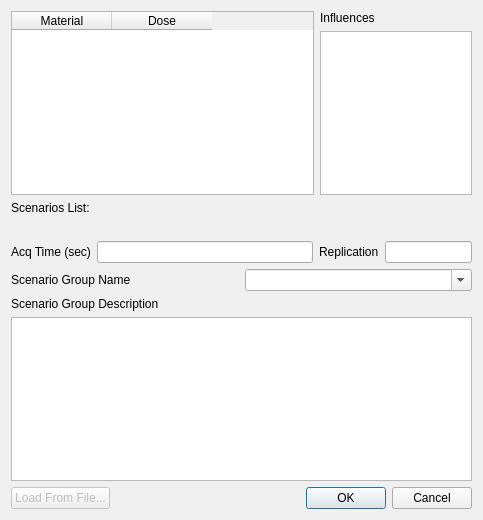
<?xml version="1.0" encoding="UTF-8"?>
<ui version="4.0">
 <class>ScenarioDialog</class>
 <widget class="QDialog" name="ScenarioDialog">
  <property name="geometry">
   <rect>
    <x>0</x>
    <y>0</y>
    <width>483</width>
    <height>520</height>
   </rect>
  </property>
  <property name="windowTitle">
   <string>Scenario Creation</string>
  </property>
  <layout class="QVBoxLayout" name="verticalLayout">
   <item>
    <layout class="QHBoxLayout" name="horizontalLayout" stretch="2,1">
     <item>
      <widget class="QTableWidget" name="tblMaterial">
       <attribute name="verticalHeaderVisible">
        <bool>false</bool>
       </attribute>
       <column>
        <property name="text">
         <string>Material</string>
        </property>
       </column>
       <column>
        <property name="text">
         <string>Dose</string>
        </property>
       </column>
      </widget>
     </item>
     <item>
      <layout class="QVBoxLayout" name="verticalLayout_2">
       <item>
        <widget class="QLabel" name="label_3">
         <property name="text">
          <string>Influences</string>
         </property>
        </widget>
       </item>
       <item>
        <widget class="QListWidget" name="lstInfluences">
         <property name="selectionMode">
          <enum>QAbstractItemView::MultiSelection</enum>
         </property>
        </widget>
       </item>
      </layout>
     </item>
    </layout>
   </item>
   <item>
    <layout class="QVBoxLayout" name="verticalLayout_3">
     <item>
      <widget class="QLabel" name="label_4">
       <property name="text">
        <string>Scenarios List:</string>
       </property>
      </widget>
     </item>
     <item>
      <widget class="QLabel" name="txtScenariosList">
       <property name="text">
        <string/>
       </property>
       <property name="wordWrap">
        <bool>true</bool>
       </property>
      </widget>
     </item>
    </layout>
   </item>
   <item>
    <layout class="QHBoxLayout" name="horizontalLayout_2" stretch="0,5,0,2">
     <item>
      <widget class="QLabel" name="label_5">
       <property name="text">
        <string>Acq Time (sec)</string>
       </property>
      </widget>
     </item>
     <item>
      <widget class="QLineEdit" name="txtAcqTime">
       <property name="text">
        <string/>
       </property>
      </widget>
     </item>
     <item>
      <widget class="QLabel" name="label_6">
       <property name="text">
        <string>Replication</string>
       </property>
      </widget>
     </item>
     <item>
      <widget class="QLineEdit" name="txtReplication">
       <property name="text">
        <string/>
       </property>
      </widget>
     </item>
    </layout>
   </item>
   <item>
    <layout class="QHBoxLayout" name="horizontalLayout_4" stretch="0,0">
     <item>
      <widget class="QLabel" name="label">
       <property name="text">
        <string>Scenario Group Name</string>
       </property>
      </widget>
     </item>
     <item>
      <widget class="QComboBox" name="comboScenarioGroupName">
       <property name="editable">
        <bool>true</bool>
       </property>
      </widget>
     </item>
    </layout>
   </item>
   <item>
    <layout class="QVBoxLayout" name="verticalLayout_4">
     <item>
      <widget class="QLabel" name="label_2">
       <property name="text">
        <string>Scenario Group Description</string>
       </property>
      </widget>
     </item>
     <item>
      <widget class="QPlainTextEdit" name="txtScenarioGroupDescription"/>
     </item>
    </layout>
   </item>
   <item>
    <layout class="QHBoxLayout" name="horizontalLayout_3">
     <item>
      <widget class="QPushButton" name="pushButton">
       <property name="enabled">
        <bool>false</bool>
       </property>
       <property name="text">
        <string>Load From File...</string>
       </property>
      </widget>
     </item>
     <item>
      <spacer name="horizontalSpacer">
       <property name="orientation">
        <enum>Qt::Horizontal</enum>
       </property>
       <property name="sizeHint" stdset="0">
        <size>
         <width>40</width>
         <height>20</height>
        </size>
       </property>
      </spacer>
     </item>
     <item>
      <widget class="QDialogButtonBox" name="buttonBox">
       <property name="orientation">
        <enum>Qt::Horizontal</enum>
       </property>
       <property name="standardButtons">
        <set>QDialogButtonBox::Cancel|QDialogButtonBox::Ok</set>
       </property>
      </widget>
     </item>
    </layout>
   </item>
  </layout>
 </widget>
 <resources/>
 <connections>
  <connection>
   <sender>buttonBox</sender>
   <signal>accepted()</signal>
   <receiver>ScenarioDialog</receiver>
   <slot>accept()</slot>
   <hints>
    <hint type="sourcelabel">
     <x>248</x>
     <y>254</y>
    </hint>
    <hint type="destinationlabel">
     <x>157</x>
     <y>274</y>
    </hint>
   </hints>
  </connection>
  <connection>
   <sender>buttonBox</sender>
   <signal>rejected()</signal>
   <receiver>ScenarioDialog</receiver>
   <slot>reject()</slot>
   <hints>
    <hint type="sourcelabel">
     <x>316</x>
     <y>260</y>
    </hint>
    <hint type="destinationlabel">
     <x>286</x>
     <y>274</y>
    </hint>
   </hints>
  </connection>
 </connections>
</ui>
